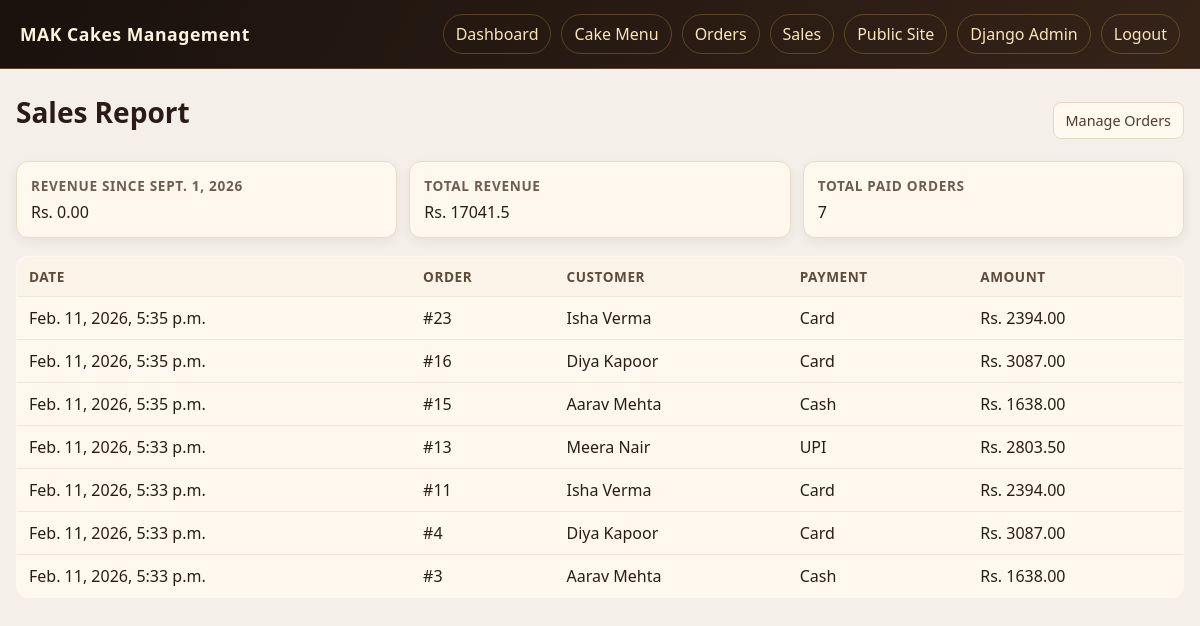
The app's page /management/sales/ (signed in) with its own data.
### bakery/models.py (models this page shows, shortened)
class TimeStampedModel(models.Model):
    created_at = models.DateTimeField(auto_now_add=True)
    updated_at = models.DateTimeField(auto_now=True)
    class Meta:
        abstract = True

class SaleRecord(TimeStampedModel):
    class PaymentMethod(models.TextChoices):
        CASH = "cash", "Cash"
        UPI = "upi", "UPI"
        CARD = "card", "Card"
        BANK_TRANSFER = "bank_transfer", "Bank Transfer"
    order = models.OneToOneField(Order, on_delete=models.CASCADE, related_name="sale")
    sold_at = models.DateTimeField(default=timezone.now)
    payment_method = models.CharField(max_length=20, choices=PaymentMethod.choices, default=PaymentMethod.CASH)
    amount_received = models.DecimalField(max_digits=10, decimal_places=2)
    class Meta:
        ordering = ["-sold_at"]

class Order(TimeStampedModel):
    class Status(models.TextChoices):
        PENDING = "pending", "Pending"
        CONFIRMED = "confirmed", "Confirmed"
        PREPARING = "preparing", "Preparing"
        DISPATCHED = "dispatched", "Dispatched"
        DELIVERED = "delivered", "Delivered"
        CANCELLED = "cancelled", "Cancelled"
    customer = models.ForeignKey(Customer, on_delete=models.PROTECT, related_name="orders")
    status = models.CharField(max_length=20, choices=Status.choices, default=Status.PENDING)
    order_date = models.DateField(default=timezone.localdate)
    delivery_date = models.DateField(null=True, blank=True)
    notes = models.TextField(blank=True)
    subtotal = models.DecimalField(max_digits=10, decimal_places=2, default=0)
    tax_amount = models.DecimalField(max_digits=10, decimal_places=2, default=0)
    total_amount = models.DecimalField(max_digits=10, decimal_places=2, default=0)
    class Meta:
        ordering = ["-created_at"]

class Customer(TimeStampedModel):
    full_name = models.CharField(max_length=120)
    email = models.EmailField(blank=True)
    phone = models.CharField(max_length=20)
    address = models.TextField(blank=True)
    class Meta:
        ordering = ["full_name"]

### bakery/views.py (the view)
# urls.py: path("management/sales/", views.management_sales_report, name="sales_report"),
@staff_member_required
def management_sales_report(request):
    today = timezone.localdate()
    month_start = today.replace(day=1)
    sales = SaleRecord.objects.select_related("order", "order__customer").order_by("-sold_at")
    monthly_sales = sales.filter(sold_at__date__gte=month_start)
    total_month_revenue = monthly_sales.aggregate(total=Sum("amount_received"))["total"] or Decimal("0.00")
    total_all_revenue = sales.aggregate(total=Sum("amount_received"))["total"] or Decimal("0.00")
    context = {
        "sales": sales[:40],
        "total_month_revenue": total_month_revenue,
        "total_all_revenue": total_all_revenue,
        "month_start": month_start,
    }
    return render(request, "bakery/sales_report.html", context)

### templates/bakery/sales_report.html (shortened to what this page needs)
{% extends "bakery/base.html" %}
{% block content %}
<div class="toolbar">
  <h1>Sales Report</h1>
  <a class="btn btn-ghost" href="{% url 'bakery:order_list' %}">Manage Orders</a>
</div>
<div class="cards">
  <div class="card">
    <strong>Revenue Since {{ month_start }}</strong>
    <div>Rs. {{ total_month_revenue }}</div>
  </div>
  <div class="card">
    <strong>Total Revenue</strong>
    <div>Rs. {{ total_all_revenue }}</div>
  </div>
  <div class="card">
    <strong>Total Paid Orders</strong>
    <div>{{ sales|length }}</div>
  </div>
</div>
<table>
  <thead>
    <tr>
      <th>Date</th>
      <th>Order</th>
      <th>Customer</th>
      <th>Payment</th>
      <th>Amount</th>
    </tr>
  </thead>
  <tbody>
    {% for sale in sales %}
    <tr>
      <td>{{ sale.sold_at }}</td>
      <td>#{{ sale.order.id }}</td>
      <td>{{ sale.order.customer.full_name }}</td>
      <td>{{ sale.get_payment_method_display }}</td>
      <td>Rs. {{ sale.amount_received }}</td>
    </tr>
    {% empty %}
    <tr><td colspan="5">No sales recorded yet.</td></tr>
    {% endfor %}
  </tbody>
</table>
{% endblock %}

### templates/bakery/base.html (style rules this page uses)
:root { --ink: #2a1c15; --soft: #6f5d4f; --paper: #fff8ef; --line: #ebdcc8; --dark: #211610; --gold: #efcb5a; --green: #0f766e; --red: #991b1b; }
* { box-sizing: border-box; }
body { margin: 0; font-family: "Segoe UI", Tahoma, Geneva, Verdana, sans-serif; background: #f4efe8; color: var(--ink); }
h1 { margin-top: 0; margin-bottom: 16px; font-size: 1.75rem; }
.toolbar { margin-bottom: 14px; display: flex; gap: 10px; flex-wrap: wrap; align-items: center; justify-content: space-between; }
.cards { display: grid; gap: 12px; grid-template-columns: repeat(auto-fit, minmax(170px, 1fr)); margin-bottom: 18px; }
.card { background: var(--paper); border: 1px solid var(--line); border-radius: 12px; padding: 14px; box-shadow: 0 4px 12px rgba(20,10,5,0.06); }
.card strong { display: block; color: var(--soft); margin-bottom: 6px; font-size: .85rem; text-transform: uppercase; letter-spacing: .05em; }
table { width: 100%; border-collapse: collapse; background: var(--paper); border: 1px solid var(--line); border-radius: 12px; overflow: hidden; }
th, td { padding: 10px 12px; border-bottom: 1px solid #f0e5d6; text-align: left; vertical-align: top; }
th { background: #fcf4e8; font-size: .85rem; text-transform: uppercase; letter-spacing: .04em; color: #5f4b3e; }
.btn { display: inline-block; text-decoration: none; border: 0; cursor: pointer; border-radius: 8px; padding: 8px 12px; font-size: .9rem; }
.btn-ghost { background: #fff9f0; border: 1px solid #e7d8c0; color: #4f3a2c; }

### records on screen
SaleRecord: sold_at "Feb. 11, 2026, 5:35 p.m.", order.id "23", order.customer.full_name "Isha Verma", payment_method "Card", amount_received "2394.00"
SaleRecord: sold_at "Feb. 11, 2026, 5:35 p.m.", order.id "16", order.customer.full_name "Diya Kapoor", payment_method "Card", amount_received "3087.00"
SaleRecord: sold_at "Feb. 11, 2026, 5:35 p.m.", order.id "15", order.customer.full_name "Aarav Mehta", payment_method "Cash", amount_received "1638.00"
SaleRecord: sold_at "Feb. 11, 2026, 5:33 p.m.", order.id "13", order.customer.full_name "Meera Nair", payment_method "UPI", amount_received "2803.50"
SaleRecord: sold_at "Feb. 11, 2026, 5:33 p.m.", order.id "11", order.customer.full_name "Isha Verma", payment_method "Card", amount_received "2394.00"
SaleRecord: sold_at "Feb. 11, 2026, 5:33 p.m.", order.id "4", order.customer.full_name "Diya Kapoor", payment_method "Card", amount_received "3087.00"
SaleRecord: sold_at "Feb. 11, 2026, 5:33 p.m.", order.id "3", order.customer.full_name "Aarav Mehta", payment_method "Cash", amount_received "1638.00"

### other values on screen
{{ month_start }} "SEPT. 1, 2026"
{{ total_month_revenue }} "0.00"
{{ total_all_revenue }} "17041.5"
{{ sales|length }} "7"
